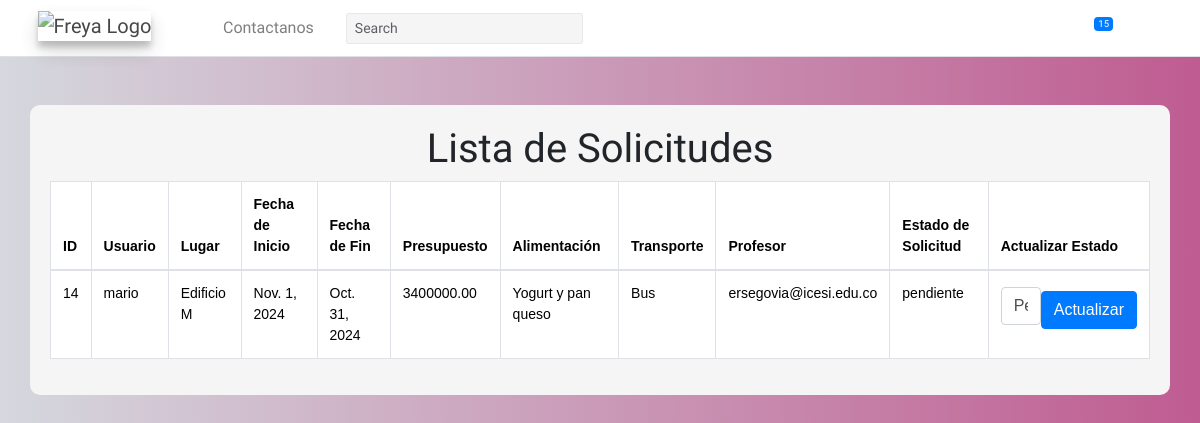
/event-requests/ (signed in), run on an earlier commit of the app's database.
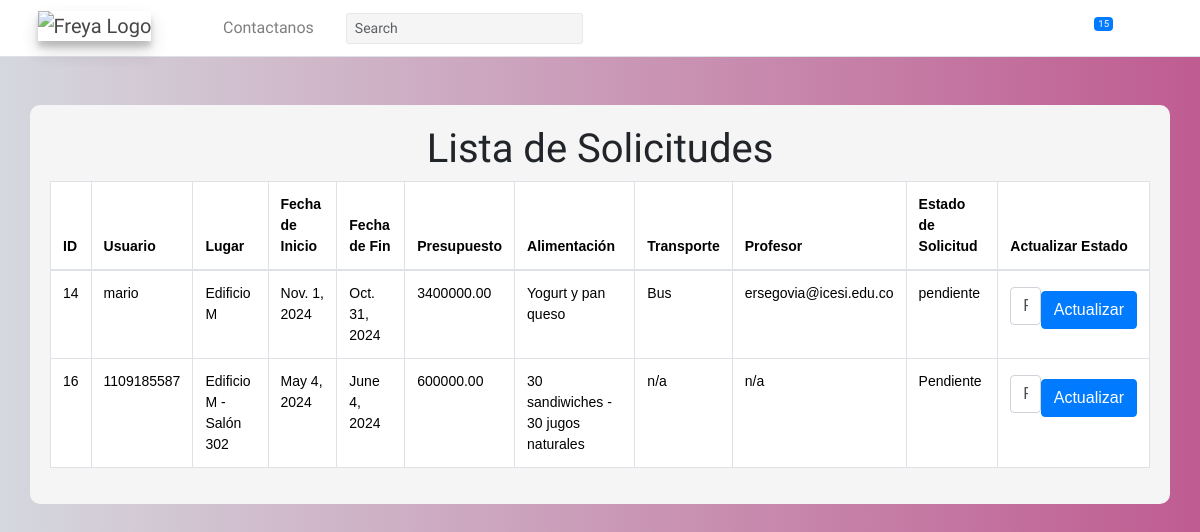
And on a later commit of the database.
### myapp/models.py (models this page shows, shortened)
class EventRequest(models.Model):
    usuario = models.ForeignKey(User, null=True, on_delete=models.CASCADE)
    lugar = models.CharField(max_length=200)
    fecha_inicio = models.DateField()
    fecha_fin = models.DateField()
    presupuesto = models.DecimalField(max_digits=10, decimal_places=2)
    alimentacion = models.CharField(max_length=200)
    transporte = models.CharField(max_length=200)
    profesor = models.CharField(null=True, max_length=200)
    estado_solicitud = models.CharField(null=True, max_length=200, default='Pendiente')
    extra = models.CharField(null = True, max_length = 200)

### myapp/views.py (the view)
# urls.py: path('event-requests/', views.eventRequestList, name='event-request-list'),
@login_required
def eventRequestList(request):
    eventos = EventRequest.objects.all()
    if request.method == "POST":
        form = EstadoSolicitudForm(request.POST)
        print(request.POST)
        if form.is_valid():
            evento_id = form.cleaned_data["evento_id"]
            estado_solicitud = form.cleaned_data["estado_solicitud"]
            evento = EventRequest.objects.get(id=evento_id)
            evento.estado_solicitud = estado_solicitud
            evento.save()
            if estado_solicitud == "aprobada":
                eventRegistration(request, evento)
                message = f"Se ha aceptado la solicitud de evento. Puede encontrarla en la lista de eventos."
                messages.success(request, message)
            return redirect("/event-requests")
    else:
        form = EstadoSolicitudForm()
    return render(
        request,
        "eventsRequestList.html",
        {"eventos": eventos, "form": form, "messages": messages.get_messages(request)},
    )

### myapp/forms.py
class EstadoSolicitudForm(forms.Form):
    evento_id = forms.IntegerField(widget=forms.HiddenInput)
    estado_solicitud = forms.CharField(label='Estado de la Solicitud', widget=forms.Select(choices=[('pendiente', 'Pendiente'), ('aprobada', 'Aprobada'), ('rechazada', 'Rechazada')]))

### myapp/templates/eventsRequestList.html (shortened to what this page needs)
{% load static %}
<!DOCTYPE html>
<html lang="es">
<head>
    <link rel="stylesheet" href="{% static 'lib/bootstrap-5.3.3-dist/css/bootstrap.min.css' %}">
    <link rel="stylesheet" href="{% static 'lib/bootstrap-5.3.3-dist/css/bootstrap.css' %}">
</head>
<body>
    {% include 'layouts/header1.html' %}
    <div class="container mt-5" style="background-color: #f5f5f5; border-radius: 10px; padding: 20px;">
        <h1 class="text-center">Lista de Solicitudes</h1>
        <div class="table-responsive">
            <table class="table table-bordered">
                <thead>
                    <tr>
                        <th>ID</th>
                        <th>Usuario</th>
                        <th>Lugar</th>
                        <th>Fecha de Inicio</th>
                        <th>Fecha de Fin</th>
                        <th>Presupuesto</th>
                        <th>Alimentación</th>
                        <th>Transporte</th>
                        <th>Profesor</th>
                        <th>Estado de Solicitud</th>
                        <th>Actualizar Estado</th>
                    </tr>
                </thead>
                <tbody>
                    {% for evento in eventos %}
                    {% if evento.estado_solicitud != "aprobada" and evento.estado_solicitud != "rechazada" %}
                    <tr>
                        <td>{{ evento.id }}</td>
                        <td>{{ evento.usuario }}</td>
                        <td>{{ evento.lugar }}</td>
                        <td>{{ evento.fecha_inicio }}</td>
                        <td>{{ evento.fecha_fin }}</td>
                        <td>{{ evento.presupuesto }}</td>
                        <td>{{ evento.alimentacion }}</td>
                        <td>{{ evento.transporte }}</td>
                        <td>{{ evento.profesor }}</td>
                        <td>{{ evento.estado_solicitud }}</td>
                        <td>
                            <form method="post">
                                <select name="estado_solicitud" class="form-control">
                                    <option value="pendiente">Pendiente</option>
                                </select>
                                <button type="submit" class="btn btn-primary mt-2">Actualizar</button>
                            </form>
                        </td>
                    </tr>
                    {% endif %}
                    {% endfor %}
                </tbody>
            </table>
        </div>
    </div>
</body>
</html>

### myapp/templates/layouts/header1.html (shortened to what this page needs)
{% load static %}
<!DOCTYPE html>
<html lang="en">
<head>
    <link rel="stylesheet" href="{% static 'lib/AdminLTE-3.2.0/plugins/fontawesome-free/css/all.min.css' %}">
    <link rel="stylesheet" href="{% static 'lib/AdminLTE-3.2.0/css/adminlte.min.css' %}">
</head>
<body class="hold-transition sidebar-collapse layout-top-nav">
    <div class="wrapper">
        <nav class="main-header navbar navbar-expand-md navbar-light navbar-white">
            <div class="container">
                <a href="/index" class="navbar-brand">
                    <img src="{% static 'img/FreyaLogo.png' %}" alt="Freya Logo" class="brand-image elevation-3"
                        style="opacity: .8">
                </a>
                <div class="collapse navbar-collapse order-3" id="navbarCollapse">
                    <ul class="navbar-nav">
                        <li class="nav-item">
                            <a class="nav-link" data-widget="pushmenu" href="#" role="button"><i
                                    class="fas fa-bars"></i></a>
                        </li>
                        <li class="nav-item">
                            <a href="#" class="nav-link">Contactanos</a>
                        </li>
                    </ul>
                    <form class="form-inline ml-0 ml-md-3">
                        <div class="input-group input-group-sm">
                            <input class="form-control form-control-navbar" type="search" placeholder="Search"
                                aria-label="Search">
                            <div class="input-group-append">
                                <button class="btn btn-navbar" type="submit">
                                    <i class="fas fa-search"></i>
                                </button>
                            </div>
                        </div>
                    </form>
                </div>
                <ul class="order-1 order-md-3 navbar-nav navbar-no-expand ml-auto">
                    <li class="nav-item dropdown">
                        <a class="nav-link" data-toggle="dropdown" href="#">
                            <span class="badge badge-primary navbar-badge">15</span>
                        </a>
                    </li>
                    <li class="nav-item">
                        <a class="nav-link" data-widget="control-sidebar" data-slide="true" href="#" role="button">
                            <i class="fas fa-th-large"></i>
                        </a>
                    </li>
                </ul>
            </div>
        </nav>
</body>
</html>

### myapp/templates/eventsRequestList.html (style rules this page uses)
body { background: #8d66a1; background: linear-gradient(to right, #d5d8de, #bf5c91); font-family: 'Roboto', sans-serif; }
h1 { font-family: 'Poppins', sans-serif; font-size: 36px; text-align: center; color: #0e1113; }
table { width: 100%; border-collapse: collapse; margin-bottom: 20px; border: 1.5px solid #141117; font-family: 'Montserrat', sans-serif; }
th, td { padding: 8px; text-align: left; border-bottom: 1.5px solid #141117; border-right: 1.5px solid black; font-size: 14px; }
th { background-color: #66327d; color: #080000; }
tr:nth-child(even) { background-color: #a676ae; }
th:last-child, td:last-child { border-right: none; }
form { display: flex; align-items: center; }
select { margin-right: 10px; padding: 8px; border: 1px solid #ccc; border-radius: 5px; }
button { padding: 8px 15px; background-color: #3f0762; color: white; border: none; border-radius: 5px; cursor: pointer; }

What changed in the data, as far as the page shows it:
added EventRequest: id "16", usuario "1109185587", lugar "Edificio M - Salón 302", fecha_inicio "May 4, 2024", fecha_fin "June 4, 2024", presupuesto "600000.00", alimentacion "30 sandiwiches - 30 jugos naturales", transporte "n/a", profesor "n/a", estado_solicitud "Pendiente"
